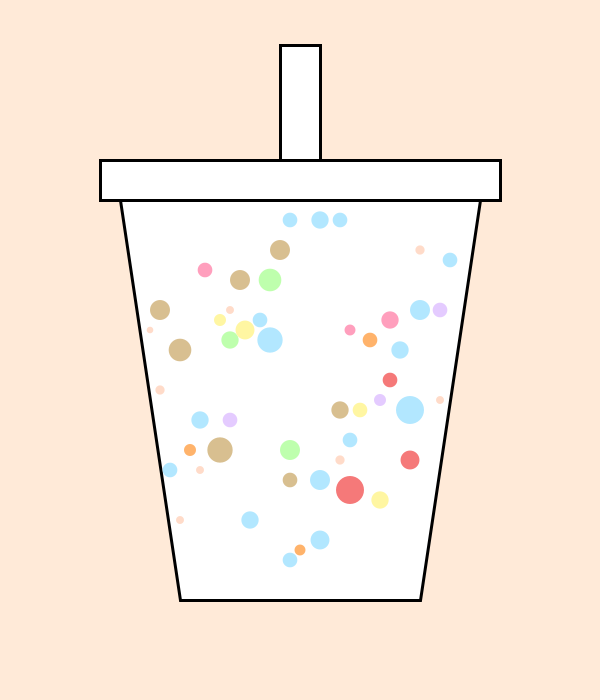
Frame 1 (no input)
Frame 60 (the mouse pressed at the canvas centre just before this capture): identical to frame 1, image omitted
Frame 120 (the mouse held since frame 60 and released just before this capture): identical to frame 1, image omitted

The Processing sketch that drew this single still picture (run headless with seeded random() and noise(); from frame 60 on, the mouse is pressed at the canvas centre):

// Processing sketch: FiftyData
// ── FiftyData.pde

float[] amounts = {
  250, 300, 200, 300, 350,
  200, 250, 350, 330, 300,
  250, 200, 250, 350, 250,
  125, 350, 250, 150, 250,
  250, 125, 350, 300, 300,

  250, 400, 500, 300, 250,
  250, 450, 300, 450, 100,
  330, 250, 150, 180, 125,
  500, 400, 250, 180, 300,
  250, 350, 125, 150, 330
};

int[] drinkTypes = {
  0, 1, 2, 0, 3,
  4, 0, 1, 5, 0,
  6, 7, 0, 1, 2,
  8, 0, 10, 8, 4,
  0, 8, 0, 3, 6,

  0, 1, 5, 0, 9,
  0, 1, 2, 0, 8,
  0, 7, 8, 4, 8,
  0, 3, 0, 6, 0,
  5, 1, 8, 8, 11
};

float[] xpos = {
  170, 340, 220, 400, 290,
  190, 350, 240, 410, 320,
  205, 380, 290, 160, 360,
  230, 420, 290, 160, 370,
  260, 440, 320, 230, 390,

  290, 180, 350, 250, 440,
  340, 220, 380, 270, 150,
  320, 230, 420, 300, 200,
  410, 270, 450, 350, 200,
  390, 280, 180, 340, 245
};

float[] ypos = {
  470, 410, 320, 350, 450,
  450, 440, 280, 460, 220,
  270, 400, 560, 310, 410,
  310, 310, 480, 390, 340,
  320, 400, 480, 340, 320,

  220, 350, 490, 520, 310,
  220, 450, 500, 340, 330,
  540, 420, 250, 550, 470,
  410, 280, 260, 330, 420,
  380, 250, 520, 460, 330
};

color[] drinkColours = {
  #B2E7FF, #D8BF90, #FFF6A2, #BEFFAD,
  #FFB36B, #F57979, #FF9FBD, #E4CBFF,
  #FFDBC9, #E4CBFF, #D8BF90, #FFF6A2
};

float sizeOf(float amount) {
  return map(amount, 200, 350, 12, 20);
}

void setup() {
  size(600, 700);
}

void draw() {
  background(#FFEAD8);

  // Cup
  fill(255);
  stroke(0);
  strokeWeight(3);
  quad(120, 200, 480, 200, 420, 600, 180, 600);

  // 50 observations
  for (int i = 0; i < 50; i++) {
    fill(drinkColours[drinkTypes[i]]);
    noStroke();
    ellipse(xpos[i], ypos[i],
      sizeOf(amounts[i]), sizeOf(amounts[i]));
  }

  // Lid and straw
  fill(255);
  stroke(0);
  strokeWeight(3);
  rect(100, 160, 400, 40);
  rect(280, 45, 40, 115);
}
